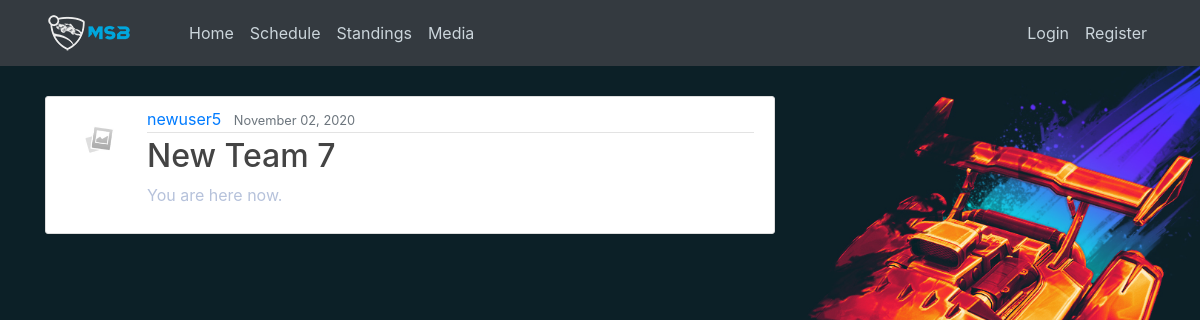
The page /post/22/ on the database its author committed.
### blog/models.py (models this page shows, shortened)
class Post(models.Model):
    title = models.CharField(max_length=24)
    content = models.TextField(max_length=140)
    date_posted = models.DateTimeField(default=timezone.now)
    author = models.ForeignKey(User, on_delete=models.CASCADE)

### users/models.py (models this page shows, shortened)
class Profile(models.Model):
    user = models.OneToOneField(User, on_delete=models.CASCADE)
    image = models.ImageField(default='default.jpg', upload_to='profile_pics')

### blog/views.py (the view)
# urls.py: path('post/<int:pk>/', PostDetailView.as_view(), name='post-detail'),
class PostDetailView(DetailView):
    model = Post

### blog/templates/blog/post_detail.html (shortened to what this page needs)
{% extends "blog/base.html" %}
{% block content %}
    <article class="media content-section">
        <img class="rounded-circle article-img"src="{{ object.author.profile.image.url }}">
        <div class="media-body">
        <div class="article-metadata">
            <a class="mr-2" href="{% url 'user-posts' post.author.username %}">{{ object.author }}</a>
            <small class="text-muted">{{ object.date_posted|date:"F d, Y" }}</small>
        </div>
        <h2 class="article-title">{{ object.title }}</h2>
        <p class="article-content">{{ object.content }}</p>
        </div>
    </article>
{% endblock content %}

### blog/static/blog/main.css (style rules this page uses)
body { background-image: url("/static/img/background.jpg"); background-repeat: no-repeat; background-attachment: fixed; background-position: center; background-size: cover; color: #b6c2db; margin-top: 5rem; }
h1, h2, h3, h4, h5, h6 { color: #444444; }
.content-section { background: #ffffff; padding: 10px 20px; border: 1px solid #dddddd; border-radius: 3px; margin-bottom: 20px; }
.article-title { color: #444444; }
.article-content { white-space: pre-line; }
.article-img { height: 65px; width: 65px; margin-right: 16px; }
.article-metadata { padding-bottom: 1px; margin-bottom: 4px; border-bottom: 1px solid #e3e3e3 }

### rows shown on the page
Post: author.profile.image (placeholder picture), author "newuser5", date_posted "November 02, 2020", title "New Team 7", content "You are here now."
